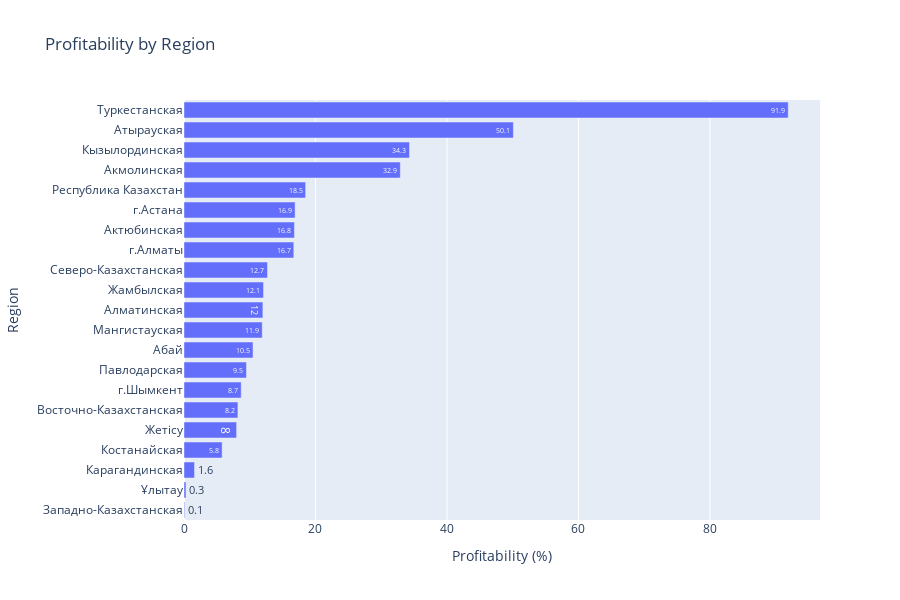

The cell this chart's notebook holds for it:
### Code cell
import plotly.graph_objects as go

# Sort the data by Profitability for better visualization in descending order
df_1_sorted = df_1.sort_values(by='Profitability', ascending=True)  # Ascending for horizontal bar chart

# Create a horizontal bar chart
fig = go.Figure(go.Bar(
    x=df_1_sorted['Profitability'],  # Profitability on x-axis (horizontal)
    y=df_1_sorted['Region'],       # Industry on y-axis (vertical categories)
    orientation='h',                 # Horizontal orientation
    text=df_1_sorted['Profitability'],  # Show Profitability values on the bars
    textposition='auto'              # Position the text automatically
))

# Update layout for better readability
fig.update_layout(
    title='Profitability by Region',
    xaxis_title='Profitability (%)',
    yaxis_title='Region',
    height=600,  # Adjust height for readability
    margin=dict(l=150)  # Add left margin for longer industry names
)

fig.show()

### Figure 1 — Plotly figure (JSON) as saved in the notebook; plotly's stock layout.template omitted (floating-point values rounded to 4 significant figures)
{"data": [{"orientation": "h", "text": [0.1, 0.3, 1.6, 5.8, 8, 8.2, 8.7, 9.5, 10.5, 11.9, 12, 12.1, 12.7, 16.7, 16.8, 16.9, 18.5, 32.9, 34.3, 50.1, 91.9], "textposition": "auto", "type": "bar", "x": [0.1, 0.3, 1.6, 5.8, 8, 8.2, 8.7, 9.5, 10.5, 11.9, 12, 12.1, 12.7, 16.7, 16.8, 16.9, 18.5, 32.9, 34.3, 50.1, 91.9], "y": ["Западно-Казахстанская", "Ұлытау", "Карагандинская", "Костанайская", "Жетісу", "Восточно-Казахстанская", "г.Шымкент", "Павлодарская", "Абай", "Мангистауская", "Алматинская", "Жамбылская", "Северо-Казахстанская", "г.Алматы", "Актюбинская", "г.Астана", "Республика Казахстан", "Акмолинская", "Кызылординская", "Атырауская", "Туркестанская"]}], "layout": {"height": 600, "margin": {"l": 150}, "title": {"text": "Profitability by Region"}, "xaxis": {"title": {"text": "Profitability (%)"}}, "yaxis": {"title": {"text": "Region"}}}}
